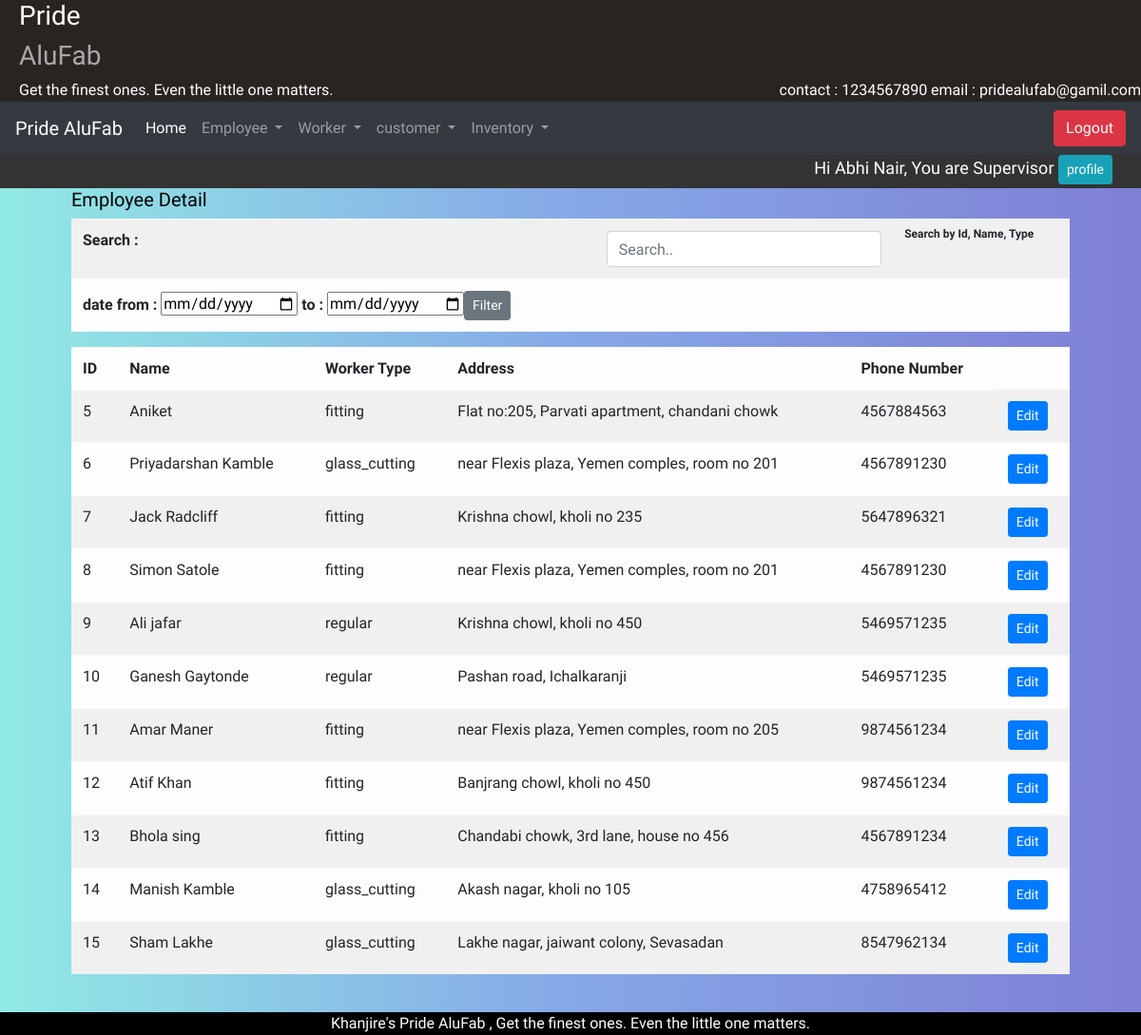
The page /DetailWork (signed in) on the database as committed earlier.
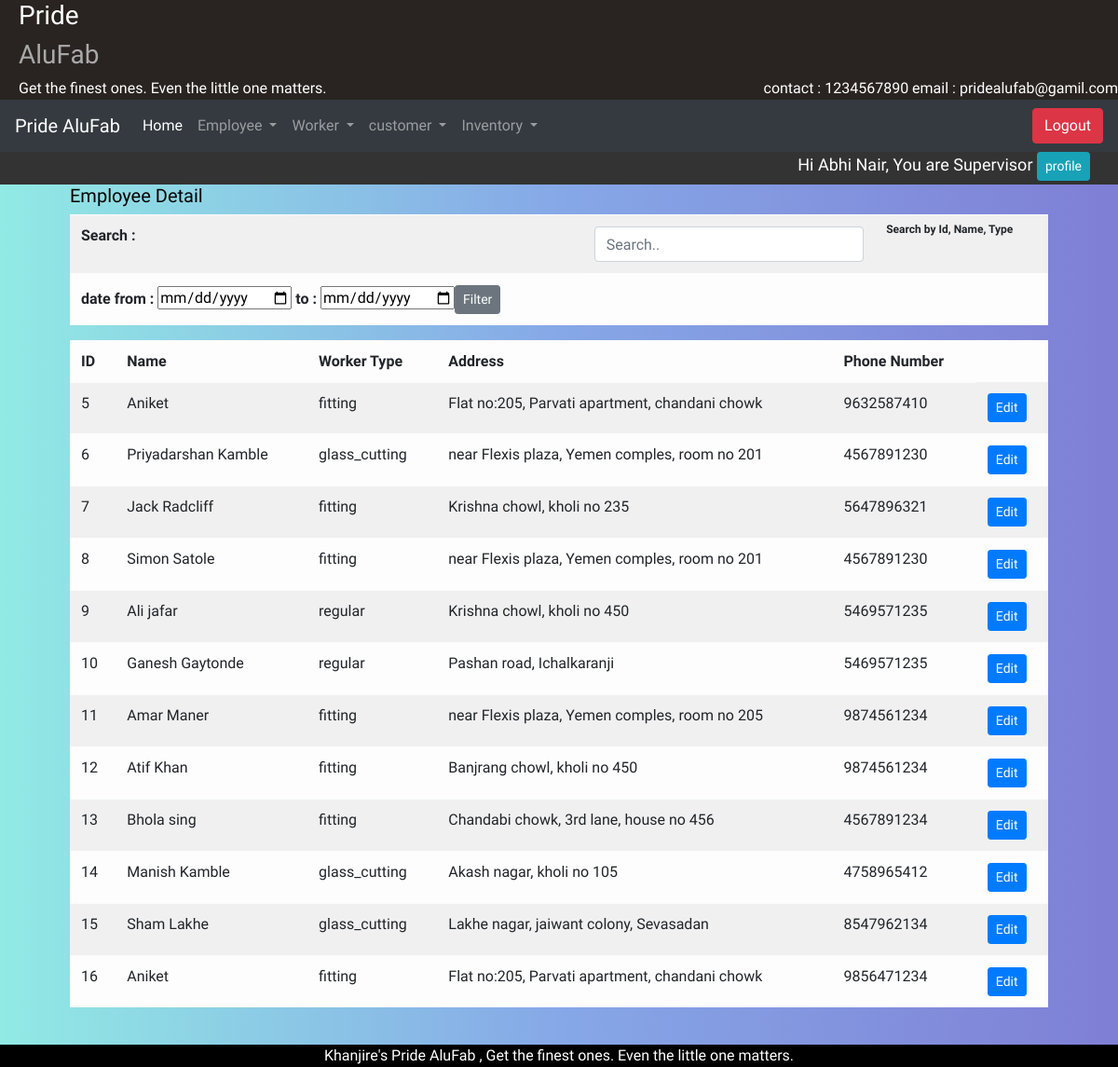
The same page on the database as committed later.
### alufab/models.py (models this page shows, shortened)
class worker(models.Model):
    worker_name = models.CharField(max_length=30)
    phone_number = models.CharField(max_length=10)
    Address = models.CharField(max_length=100)
    WT = [
        ('glass_cutting', 'Glass_Cutting'),
        ('fitting', 'fitting'),
        ('regular', 'regular')
    ]
    worker_type = models.CharField(max_length=100, choices=WT)

### alufab/views.py (the view)
# urls.py: path('DetailWork', views.DetailWork,name='DetailWork'),
def DetailWork(request):
    obj=worker.objects.all()
    empid = request.user.id
    desig = Employee.objects.get(Emp_id=empid)
    data={'obj':obj,'desig':desig}
    return render(request, 'alufab/worker_list.html', data)

### templates/alufab/worker_list.html (shortened to what this page needs)
{% extends 'home.html' %}
{% block content %}
<div class="detail_view">
    <h5>Employee Detail</h5>
    <table class="table table-light table-responsive-sm table-striped table_detail">
        <tr><Th colspan="3">Search : </Th><th colspan="3"><input class="form-control" id="myInput" type="text" placeholder="Search.."></th><th><sub>Search by Id, Name, Type </sub></th></tr>
<tr>
    <th><form method="get" action="{% url 'filterCustomer' %}">date from : <input type="date" name="from"/> to : <input type="date" name="to"/><button type="submit" name="filter" class="btn btn-secondary btn-sm">Filter</button></form></th>
</tr>
    </table>
    <table class="table table-light table-responsive-sm table-striped table_detail" id="myTable">
      <thead>
          <tr>
                <th class="sort">ID</th>
                <th class="sort">Name</th>
                <th class="sort">Worker Type</th>
                <th class="sort">Address</th>
                <th class="sort">Phone Number</th>
            </tr
          </thead>
          <tbody>
            {%for i in obj%}
            <tr>
                <td><label>{{i.id}}</label></td>
                <td><label>{{i.worker_name}}</label></td>
                <td><label>{{i.worker_type}}</label></td>
                <td><label>{{i.Address}}</label></td>
                <td><label>{{i.phone_number}}</label></td>
                  <td><a href="{% url 'updateWork' i.id%}"><button class="btn btn-sm btn-primary">Edit</button></a></td>
            </tr>
            {%endfor%}
          </tbody>
        </table>
</div>
<br>
{% endblock %}

Rows that differ between the two databases and show on the page:
changed worker id 5: phone_number "4567884563" → "9632587410"
added worker: id "16", worker_name "Aniket", worker_type "fitting", Address "Flat no:205, Parvati apartment, chandani chowk", phone_number "9856471234"
